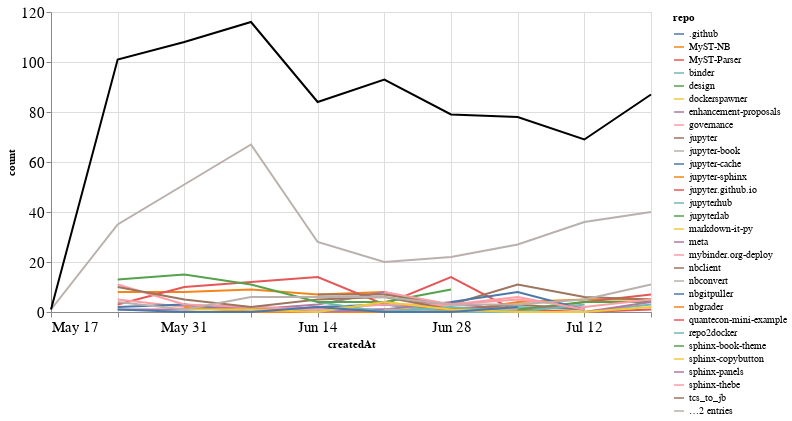

This figure's notebook cell:
### Markdown cell above
## Comments

### Code cell
comments_time = comments.groupby('repo').resample('W', on='createdAt').count()['author'].reset_index()
comments_time = comments_time.rename(columns={'author': 'count'})
comments_time_total = comments_time.groupby('createdAt').agg({"count": "sum"}).reset_index()
ch1 = alt.Chart(comments_time, width=600).mark_line().encode(
    x='createdAt',
    y='count',
    color='repo',
    tooltip="repo"
)

ch2 = alt.Chart(comments_time_total, width=600).mark_line(color="black").encode(
    x='createdAt',
    y='count',
)

ch1 + ch2

### Figure 1 — Vega-Lite specification as saved in the notebook (floating-point values rounded to 4 significant figures; data arrays with more than 128 entries replaced by an {"elided": "..."} marker saying what was removed)
{"config": {"axisLeft": {"labelFontSize": 15}, "axisBottom": {"labelFontSize": 15}}, "layer": [{"data": {"name": "data-0b3a9ca99a6a58a654c3fb34b5aced1e"}, "mark": "line", "encoding": {"color": {"type": "nominal", "field": "repo"}, "tooltip": {"type": "nominal", "field": "repo"}, "x": {"type": "temporal", "field": "createdAt"}, "y": {"type": "quantitative", "field": "count"}}, "width": 600}, {"data": {"name": "data-4ad1d7928f742e82a6fcf679ea8cf0d8"}, "mark": {"type": "line", "color": "black"}, "encoding": {"x": {"type": "temporal", "field": "createdAt"}, "y": {"type": "quantitative", "field": "count"}}, "width": 600}], "$schema": "https://vega.github.io/schema/vega-lite/v4.8.1.json", "datasets": {"data-0b3a9ca99a6a58a654c3fb34b5aced1e": {"elided": "162 records"}, "data-4ad1d7928f742e82a6fcf679ea8cf0d8": [{"createdAt": "2020-05-17T00:00:00", "count": 1}, {"createdAt": "2020-05-24T00:00:00", "count": 101}, {"createdAt": "2020-05-31T00:00:00", "count": 108}, {"createdAt": "2020-06-07T00:00:00", "count": 116}, {"createdAt": "2020-06-14T00:00:00", "count": 84}, {"createdAt": "2020-06-21T00:00:00", "count": 93}, {"createdAt": "2020-06-28T00:00:00", "count": 79}, {"createdAt": "2020-07-05T00:00:00", "count": 78}, {"createdAt": "2020-07-12T00:00:00", "count": 69}, {"createdAt": "2020-07-19T00:00:00", "count": 87}]}}
